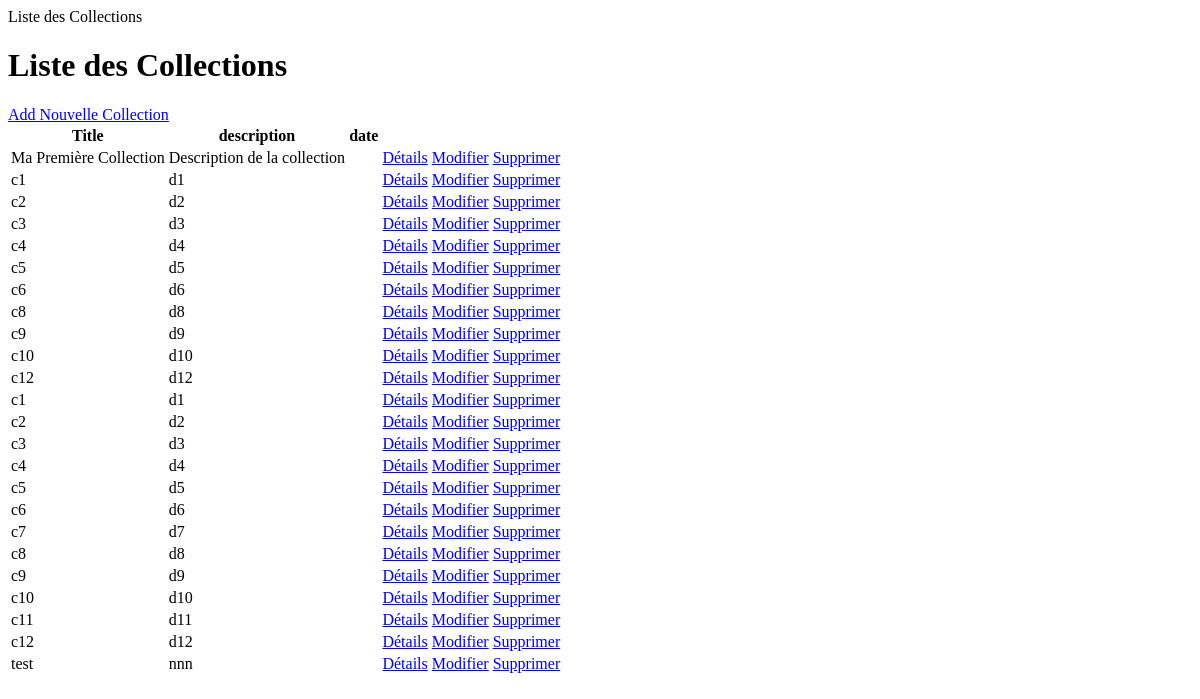
Before: /all/ with the older database file.
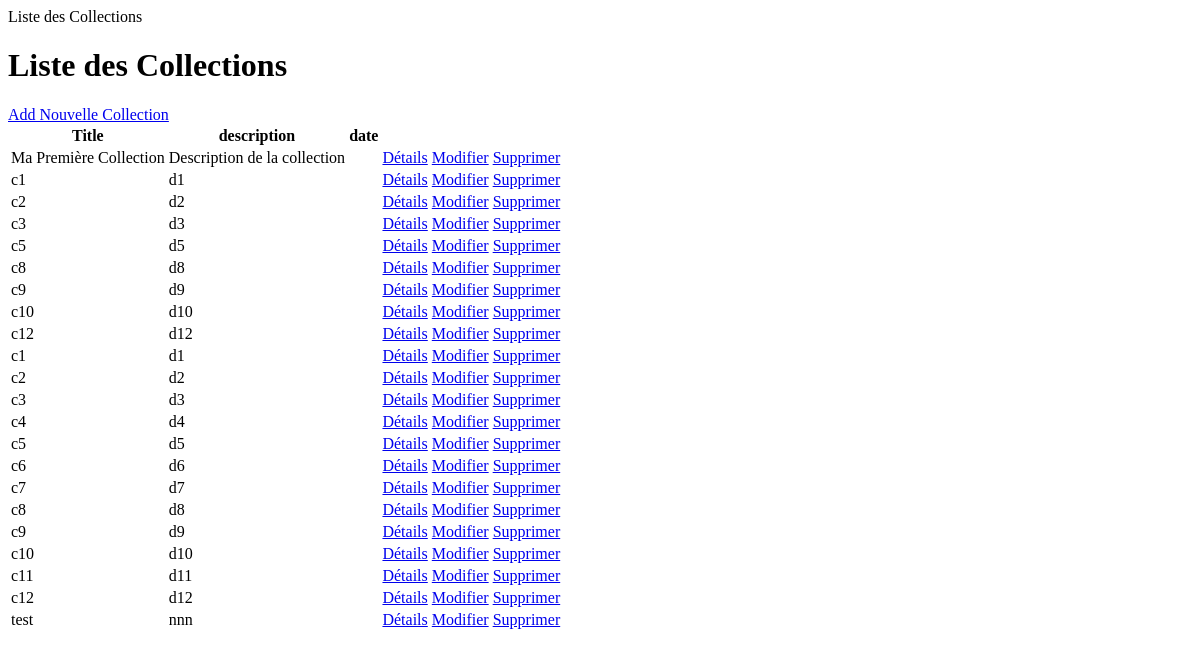
After: the same page with the newer database file.
### appvrai/models.py (models this page shows, shortened)
class Collec(models.Model):
    title = models.CharField(max_length=100, null=False)
    description = models.TextField(null=False)
    creation_date = models.DateField(auto_now_add=True, null=False)

### appvrai/views.py (the view)
# urls.py: path('all/',collection_all,name='collection_all'),
def collection_all(request):
    collections=Collec.objects.all()
    return render(request,'collection_all.html',{'collections':collections})

### appvrai/templates/collection_all.html (shortened to what this page needs)
{% block content %}
<h1>Liste des Collections</h1>
<table class="table table-striped" >
    <thead>
        <tr>
            <th>Title</th>
            <th>description</th>
            <th>date</th>
        </tr>
    </thead>
    <tbody>
        {% for collection in collections %}
        <tr>
            <td>{{ collection.title }}</td>
            <td>{{ collection.description }}</td>
            <td>{{collection.date}}</td>
            <td>
                <a href="{% url 'collection_detail' collection.id %}" class="btn btn-info">Détails</a>
                <a href="{% url 'edit_collection' n=collection.id %}"class="btn btn-primary">Modifier</a>
                <a href="{% url 'delete_collection' collection.id %}" class="btn btn-danger">Supprimer</a>
            </td>
        </tr>
        {% endfor %}
        <a href="{% url 'new_collection' %}"class="btn btn-primary">Add Nouvelle  Collection</a>
    </tbody>
</table>
{% endblock %}

Changed rows visible on the page:
removed Collec: title "c4", description "d4"
removed Collec: title "c6", description "d6"
